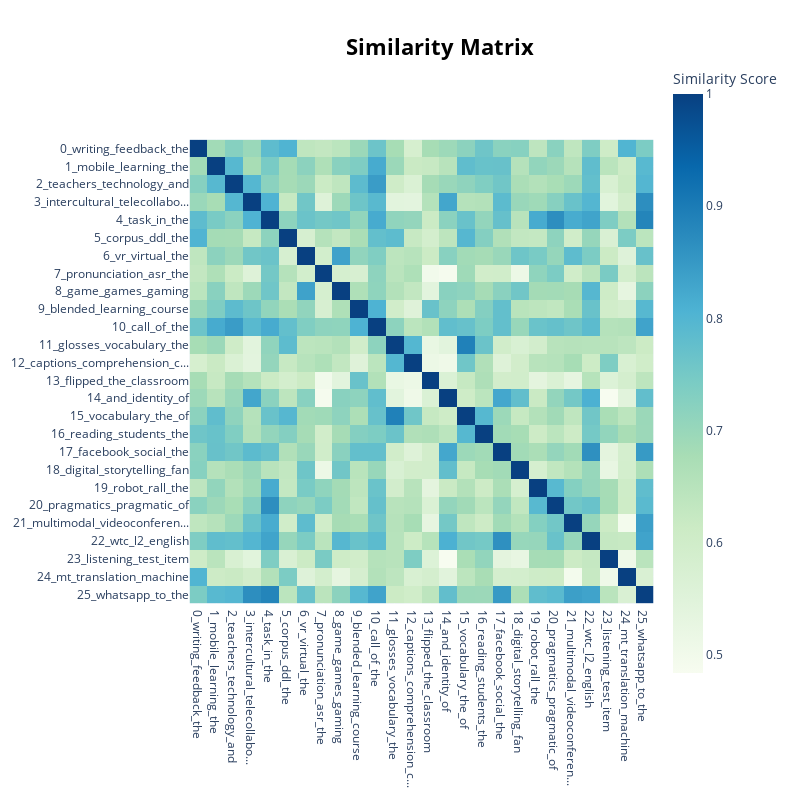

The cell this chart's notebook holds for it:
### Code cell
model.visualize_heatmap()

### Figure 1 — Plotly figure (JSON) as saved in the notebook; plotly's stock layout.template omitted (floating-point values rounded to 4 significant figures; data arrays with more than 128 entries replaced by an {"elided": "..."} marker saying what was removed)
{"data": [{"coloraxis": "coloraxis", "hovertemplate": "x: %{x}<br>y: %{y}<br>Similarity Score: %{z}<extra></extra>", "name": "0", "type": "heatmap", "x": ["0_writing_feedback_the", "1_mobile_learning_the", "2_teachers_technology_and", "3_intercultural_telecollabo...", "4_task_in_the", "5_corpus_ddl_the", "6_vr_virtual_the", "7_pronunciation_asr_the", "8_game_games_gaming", "9_blended_learning_course", "10_call_of_the", "11_glosses_vocabulary_the", "12_captions_comprehension_c...", "13_flipped_the_classroom", "14_and_identity_of", "15_vocabulary_the_of", "16_reading_students_the", "17_facebook_social_the", "18_digital_storytelling_fan", "19_robot_rall_the", "20_pragmatics_pragmatic_of", "21_multimodal_videoconferen...", "22_wtc_l2_english", "23_listening_test_item", "24_mt_translation_machine", "25_whatsapp_to_the"], "xaxis": "x", "y": ["0_writing_feedback_the", "1_mobile_learning_the", "2_teachers_technology_and", "3_intercultural_telecollabo...", "4_task_in_the", "5_corpus_ddl_the", "6_vr_virtual_the", "7_pronunciation_asr_the", "8_game_games_gaming", "9_blended_learning_course", "10_call_of_the", "11_glosses_vocabulary_the", "12_captions_comprehension_c...", "13_flipped_the_classroom", "14_and_identity_of", "15_vocabulary_the_of", "16_reading_students_the", "17_facebook_social_the", "18_digital_storytelling_fan", "19_robot_rall_the", "20_pragmatics_pragmatic_of", "21_multimodal_videoconferen...", "22_wtc_l2_english", "23_listening_test_item", "24_mt_translation_machine", "25_whatsapp_to_the"], "yaxis": "y", "z": {"elided": "26x26 float values"}}], "layout": {"coloraxis": {"colorbar": {"title": {"text": "Similarity Score"}}, "colorscale": [[0, "rgb(247,252,240)"], [0.125, "rgb(224,243,219)"], [0.25, "rgb(204,235,197)"], [0.375, "rgb(168,221,181)"], [0.5, "rgb(123,204,196)"], [0.625, "rgb(78,179,211)"], [0.75, "rgb(43,140,190)"], [0.875, "rgb(8,104,172)"], [1, "rgb(8,64,129)"]]}, "height": 800, "hoverlabel": {"bgcolor": "white", "font": {"family": "Rockwell", "size": 16}}, "legend": {"title": {"text": "Trend"}}, "margin": {"t": 60}, "showlegend": true, "title": {"font": {"color": "Black", "size": 22}, "text": "<b>Similarity Matrix</b>", "x": 0.55, "xanchor": "center", "y": 0.95, "yanchor": "top"}, "width": 800, "xaxis": {"anchor": "y", "constrain": "domain", "domain": [0, 1], "scaleanchor": "y"}, "yaxis": {"anchor": "x", "autorange": "reversed", "constrain": "domain", "domain": [0, 1]}}}
